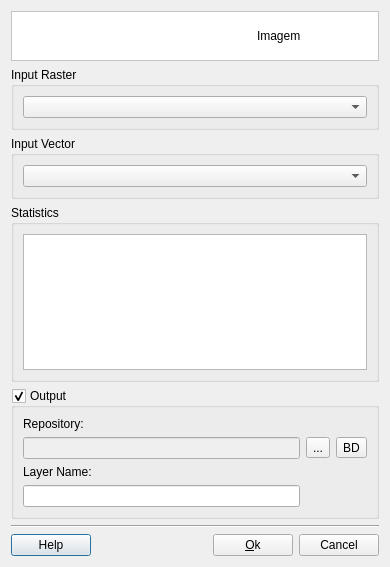
<?xml version="1.0" encoding="UTF-8"?>
<ui version="4.0">
 <class>RasterToVectorDialogForm</class>
 <widget class="QDialog" name="RasterToVectorDialogForm">
  <property name="geometry">
   <rect>
    <x>0</x>
    <y>0</y>
    <width>390</width>
    <height>567</height>
   </rect>
  </property>
  <property name="windowTitle">
   <string>Dialog</string>
  </property>
  <layout class="QGridLayout" name="gridLayout_11">
   <item row="0" column="0">
    <layout class="QGridLayout" name="gridLayout_10">
     <item row="0" column="0">
      <widget class="QFrame" name="frame_2">
       <property name="styleSheet">
        <string notr="true">QWidget { background: white }</string>
       </property>
       <property name="frameShape">
        <enum>QFrame::StyledPanel</enum>
       </property>
       <property name="frameShadow">
        <enum>QFrame::Sunken</enum>
       </property>
       <layout class="QGridLayout" name="gridLayout" columnstretch="1,0">
        <property name="topMargin">
         <number>0</number>
        </property>
        <property name="bottomMargin">
         <number>0</number>
        </property>
        <property name="horizontalSpacing">
         <number>9</number>
        </property>
        <item row="0" column="0">
         <widget class="QLabel" name="m_datasourceTypeTitleLabel">
          <property name="font">
           <font>
            <pointsize>10</pointsize>
            <weight>75</weight>
            <bold>true</bold>
           </font>
          </property>
          <property name="text">
           <string/>
          </property>
         </widget>
        </item>
        <item row="0" column="1">
         <widget class="QLabel" name="m_imgLabel">
          <property name="minimumSize">
           <size>
            <width>112</width>
            <height>48</height>
           </size>
          </property>
          <property name="maximumSize">
           <size>
            <width>48</width>
            <height>48</height>
           </size>
          </property>
          <property name="text">
           <string>Imagem</string>
          </property>
         </widget>
        </item>
       </layout>
      </widget>
     </item>
     <item row="1" column="0">
      <layout class="QGridLayout" name="gridLayout_9">
       <item row="0" column="0">
        <widget class="QGroupBox" name="m_inRasterGroupBox">
         <property name="title">
          <string>Input Raster</string>
         </property>
         <layout class="QGridLayout" name="gridLayout_7">
          <item row="0" column="0">
           <widget class="QComboBox" name="m_inRasterComboBox"/>
          </item>
         </layout>
        </widget>
       </item>
       <item row="1" column="0">
        <widget class="QGroupBox" name="m_inVectorGroupBox">
         <property name="title">
          <string>Input Vector</string>
         </property>
         <layout class="QGridLayout" name="gridLayout_8">
          <item row="0" column="0">
           <widget class="QComboBox" name="m_inVectorComboBox"/>
          </item>
         </layout>
        </widget>
       </item>
       <item row="2" column="0">
        <widget class="QGroupBox" name="m_statisticsGroupBox">
         <property name="title">
          <string>Statistics</string>
         </property>
         <layout class="QGridLayout" name="gridLayout_6">
          <item row="0" column="0">
           <widget class="QListWidget" name="m_statisticsListWidget">
            <property name="selectionMode">
             <enum>QAbstractItemView::MultiSelection</enum>
            </property>
           </widget>
          </item>
         </layout>
        </widget>
       </item>
       <item row="3" column="0">
        <layout class="QGridLayout" name="gridLayout_5">
         <item row="0" column="0">
          <widget class="QGroupBox" name="groupBox_3">
           <property name="sizePolicy">
            <sizepolicy hsizetype="Preferred" vsizetype="Preferred">
             <horstretch>0</horstretch>
             <verstretch>0</verstretch>
            </sizepolicy>
           </property>
           <property name="title">
            <string>Output</string>
           </property>
           <property name="checkable">
            <bool>true</bool>
           </property>
           <layout class="QGridLayout" name="gridLayout_3">
            <item row="0" column="0">
             <widget class="QLabel" name="label_4">
              <property name="text">
               <string>Repository:</string>
              </property>
             </widget>
            </item>
            <item row="1" column="0">
             <widget class="QLineEdit" name="m_repositoryLineEdit">
              <property name="enabled">
               <bool>false</bool>
              </property>
             </widget>
            </item>
            <item row="1" column="1">
             <widget class="QToolButton" name="m_targetFileToolButton">
              <property name="minimumSize">
               <size>
                <width>0</width>
                <height>0</height>
               </size>
              </property>
              <property name="text">
               <string>...</string>
              </property>
             </widget>
            </item>
            <item row="1" column="2">
             <widget class="QToolButton" name="m_targetDatasourceToolButton">
              <property name="minimumSize">
               <size>
                <width>0</width>
                <height>0</height>
               </size>
              </property>
              <property name="text">
               <string>BD</string>
              </property>
             </widget>
            </item>
            <item row="2" column="0">
             <widget class="QLabel" name="label_3">
              <property name="text">
               <string>Layer Name:</string>
              </property>
             </widget>
            </item>
            <item row="3" column="0">
             <widget class="QLineEdit" name="m_newLayerNameLineEdit">
              <property name="readOnly">
               <bool>false</bool>
              </property>
             </widget>
            </item>
           </layout>
          </widget>
         </item>
         <item row="1" column="0">
          <layout class="QGridLayout" name="gridLayout_4">
           <item row="0" column="0">
            <widget class="Line" name="line_2">
             <property name="orientation">
              <enum>Qt::Horizontal</enum>
             </property>
            </widget>
           </item>
           <item row="1" column="0">
            <layout class="QGridLayout" name="gridLayout_2">
             <item row="0" column="0">
              <widget class="te::qt::widgets::HelpPushButton" name="m_helpPushButton">
               <property name="text">
                <string>Help</string>
               </property>
              </widget>
             </item>
             <item row="0" column="1">
              <spacer name="horizontalSpacer">
               <property name="orientation">
                <enum>Qt::Horizontal</enum>
               </property>
               <property name="sizeHint" stdset="0">
                <size>
                 <width>40</width>
                 <height>20</height>
                </size>
               </property>
              </spacer>
             </item>
             <item row="0" column="2">
              <widget class="QPushButton" name="m_okPushButton">
               <property name="text">
                <string>&amp;Ok</string>
               </property>
              </widget>
             </item>
             <item row="0" column="3">
              <widget class="QPushButton" name="m_cancelPushButton">
               <property name="text">
                <string>Cancel</string>
               </property>
              </widget>
             </item>
            </layout>
           </item>
          </layout>
         </item>
        </layout>
       </item>
      </layout>
     </item>
    </layout>
   </item>
  </layout>
 </widget>
 <customwidgets>
  <customwidget>
   <class>te::qt::widgets::HelpPushButton</class>
   <extends>QPushButton</extends>
   <header>terralib/qt/widgets/help/HelpPushButton.h</header>
  </customwidget>
 </customwidgets>
 <resources/>
 <connections/>
</ui>
